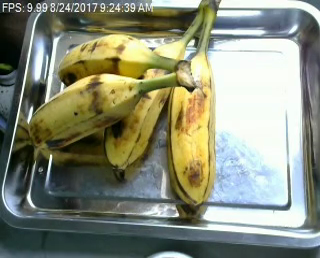
#> input picture dataset/images/Banana01630.png, 320 x 258 px
$ python -i morphology.py   (imports and definitions only)
#> lines starting #> are read from the running program, lines starting #| are printed output that depends on the picture
#> further down, picture is the input picture: shape (258, 320, 3); mean B, G, R 119.8, 139.3, 134.8
from __future__ import annotations

import cv2
import numpy as np


def apply_erosion(image: np.ndarray, kernel_size: int = 3, iterations: int = 1) -> np.ndarray:
    kernel = np.ones((kernel_size, kernel_size), np.uint8)
    return cv2.erode(image, kernel, iterations=iterations)


def apply_dilation(image: np.ndarray, kernel_size: int = 3, iterations: int = 1) -> np.ndarray:
    kernel = np.ones((kernel_size, kernel_size), np.uint8)
    return cv2.dilate(image, kernel, iterations=iterations)


def apply_fill_holes(image: np.ndarray) -> np.ndarray:
    binary = (image > 0).astype(np.uint8) * 255
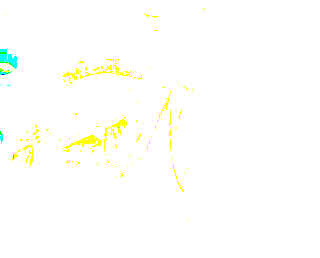
#> binary: shape (258, 320, 3); mean B, G, R 251.4, 255, 254.2
    h, w = binary.shape[:2]
#> h = 258; w = 320
    flood = binary.copy()
    mask = np.zeros((h + 2, w + 2), np.uint8)
    cv2.floodFill(flood, mask, (0, 0), 255)
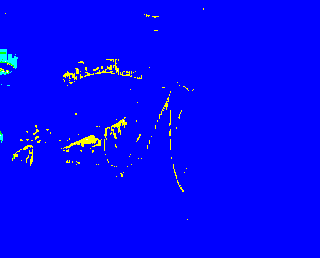
#> flood: shape (258, 320, 3); mean B, G, R 251.4, 4.3, 3.5
    flood_inv = cv2.bitwise_not(flood)
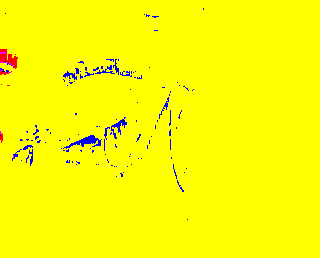
#> flood_inv: shape (258, 320, 3); mean B, G, R 3.6, 250.7, 251.5
    return cv2.bitwise_or(binary, flood_inv)
#> returned value: shape (258, 320, 3); every value is 255

>>> import cv2
>>> picture = cv2.imread('../dataset/images/Banana01630.png')
>>> result = apply_fill_holes(picture)

$ run again, on dataset/images/Banana01648.png
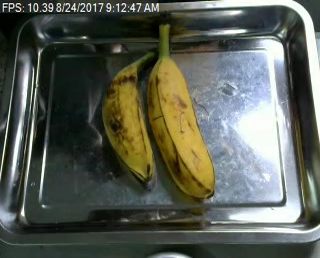
#> input picture dataset/images/Banana01648.png, 320 x 258 px
#> picture is the input picture: shape (258, 320, 3); mean B, G, R 83.5, 94.1, 89.7
#> in apply_fill_holes, `cv2.floodFill(flood, mask, (0, 0), 255)`:
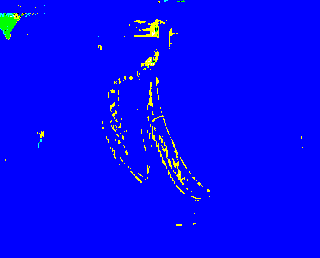
#> flood: shape (258, 320, 3); mean B, G, R 250, 5.3, 4.2
#> in apply_fill_holes, `flood_inv = cv2.bitwise_not(flood)`:
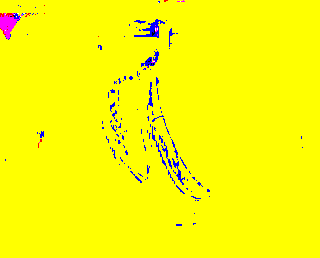
#> flood_inv: shape (258, 320, 3); mean B, G, R 5, 249.7, 250.8

$ run again, on dataset/images/Banana02039.png
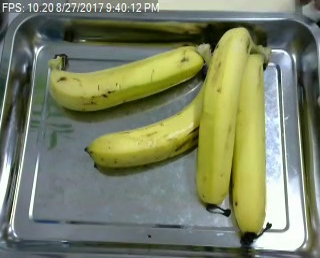
#> input picture dataset/images/Banana02039.png, 320 x 258 px
#> picture is the input picture: shape (258, 320, 3); mean B, G, R 101.6, 129.3, 121.7
#> in apply_fill_holes, `cv2.floodFill(flood, mask, (0, 0), 255)`:
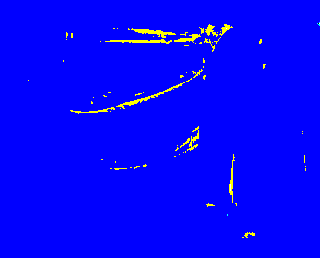
#> flood: shape (258, 320, 3); mean B, G, R 250.6, 4.5, 4.4
#> in apply_fill_holes, `flood_inv = cv2.bitwise_not(flood)`:
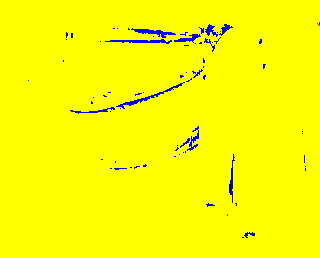
#> flood_inv: shape (258, 320, 3); mean B, G, R 4.4, 250.5, 250.6
